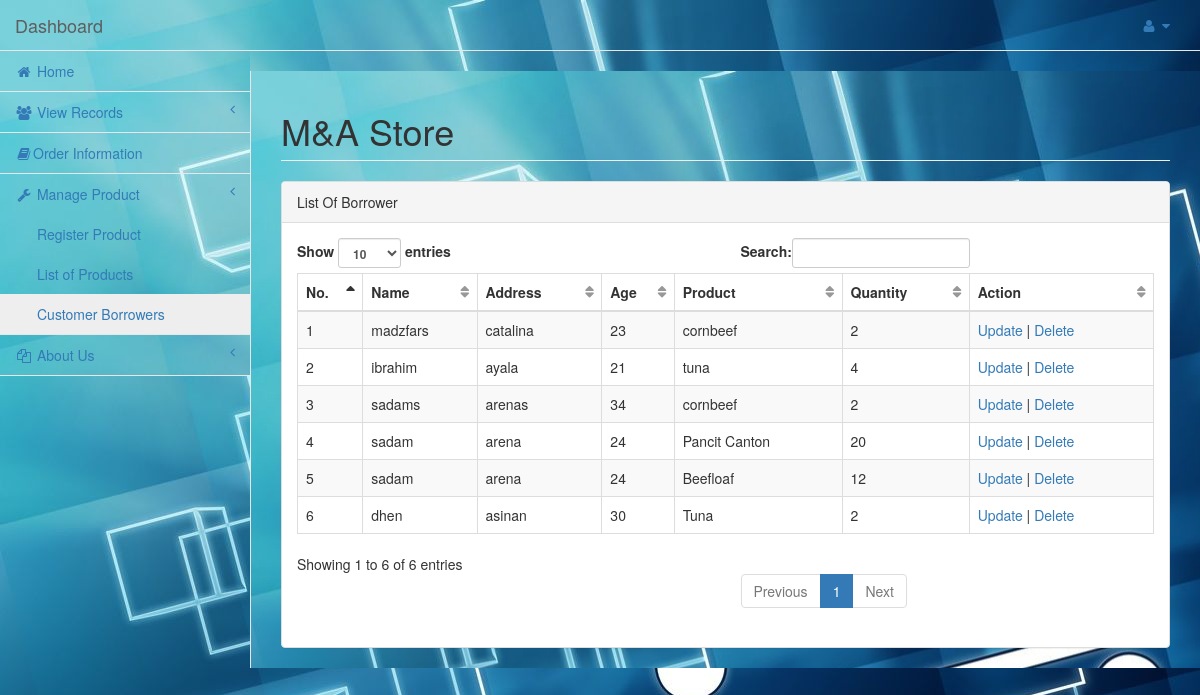
The app's page /admin/borrower_list.php with its own data.
### tables this page shows
CREATE TABLE `borrows_tbl` (
  `users_id` int(11) NOT NULL,
  `name` varchar(100) NOT NULL,
  `address` varchar(100) NOT NULL,
  `age` int(11) NOT NULL,
  `product` varchar(100) NOT NULL,
  `quantity` int(11) NOT NULL
);

### admin/borrower_list.php (the view, shortened to what this page needs)
<!DOCTYPE html>
<html lang="en">
<?php
include 'connect.php';
?>
<head>
    <link href="../vendor/bootstrap/css/bootstrap.min.css" rel="stylesheet">
    <link href="../vendor/metisMenu/metisMenu.min.css" rel="stylesheet">
    <link href="../dist/css/sb-admin-2.css" rel="stylesheet">
    <link href="../vendor/morrisjs/morris.css" rel="stylesheet">
    <link href="../vendor/font-awesome/css/font-awesome.min.css" rel="stylesheet" type="text/css">
</head>
<body style="background-image: url('images/shops.jpg')">
    <div id="wrapper">
        <nav class="navbar navbar-default navbar-static-top" role="navigation" style="background-image: url('images/shops.jpg')">
            <div class="navbar-header">
                <a class="navbar-brand" href="home.php">Dashboard</a>
            </div>
            <ul class="nav navbar-top-links navbar-right">
                <li class="dropdown">
                    <a class="dropdown-toggle" data-toggle="dropdown" href="#">
                        <i class="fa fa-user fa-fw"></i> <i class="fa fa-caret-down"></i>
                    </a>
                </li>
            </ul>
            <?php
            include 'dashboard.php';
            ?>
                </div>
            </div>
        <div id="page-wrapper" style="background-image: url('images/shops.jpg')">
            <div class="row">
                <div class="col-lg-12">
                    <h1 class="page-header">M&A Store</h1>
                </div>
            </div>
            <div class="row">
                <div class="col-lg-12">
                    <div class="panel panel-default">
                        <div class="panel-heading">
                            List Of Borrower
                        </div>
                        <div class="panel-body">
                            <table width="100%" class="table table-striped table-bordered table-hover" id="dataTables-example">
                                <thead>
                                    <tr>
                                        <th>No.</th>
                                        <th>Name</th>
                                        <th>Address</th>
                                        <th>Age</th>
                                        <th>Product</th>
                                        <th>Quantity</th>
                                        <th>Action</th>
                                    </tr>
                                </thead>
                                <?php
		                    $count = 1;
		                if (isset($_POST['btnsearch'])){
			            $search = $_POST['search'];
			            $data = "SELECT * FROM borrows_tbl WHERE name like '%".$search."%' ";
		                 }else{
			            $data = "SELECT * FROM borrows_tbl";
		                }
		                $rows = mysqli_query($conn,$data);
		                while ($rs = mysqli_fetch_array($rows)){
		                ?>
		                <tr>
			            <td><?php echo $count; ?></td>
			            <td><?php echo $rs['name']?></td>
			            <td><?php echo $rs['address']?></td>
			            <td><?php echo $rs['age']?></td>
			            <td><?php echo $rs['product']?></td>
			            <td><?php echo $rs['quantity']?></td>
			            <td><a href="update_borrow.php?update=<?php echo $rs['users_id']; ?>">Update</a> | <a href="borrower_list.php?x=<?php echo $rs['users_id'];?>">Delete</a></td>
		                </tr>
		                <?php $count++; }?>
                            </table>
                    </div>
                </div>
            </div>
    </div>
</body>
</html>

### admin/dashboard.php (shortened to what this page needs)
 <div class="navbar-default sidebar" role="navigation" style="background-image: url('images/shops.jpg')">
                <div class="sidebar-nav navbar-collapse">
                    <ul class="nav" id="side-menu">
                        <li>
                            <a href="home.php"><i class="fa fa-home fa-fw"></i> Home</a>
                        </li>
                        <li>
                            <a href="#"><i class="fa fa-users fa-fw"></i> View Records<span class="fa arrow"></span></a>
                        </li>
                        <li>
                            <a href="order_info.php"><i class="fa fa-book fa-fw"></i>Order Information</a>
                        </li>
                        <li>
                            <a href="#"><i class="fa fa-wrench fa-fw"></i> Manage Product<span class="fa arrow"></span></a>
                            <ul class="nav nav-second-level">
                                <li>
                                    <a href="add_product.php">Register Product</a>
                                </li>
                                <li>
                                    <a href="product_list.php">List of Products</a>
                                </li>
                                <li>
                                    <a href="borrower_list.php">Customer Borrowers</a>
                                </li>
                            </ul>
                        </li>
                        <li>
                            <a href="#"><i class="fa fa-files-o fa-fw"></i> About Us<span class="fa arrow"></span></a>
</div>

### records on screen
borrows_tbl: name "madzfars", address "catalina", age "23", product "cornbeef", quantity "2"
borrows_tbl: name "ibrahim", address "ayala", age "21", product "tuna", quantity "4"
borrows_tbl: name "sadams", address "arenas", age "34", product "cornbeef", quantity "2"
borrows_tbl: name "sadam", address "arena", age "24", product "Pancit Canton", quantity "20"
borrows_tbl: name "sadam", address "arena", age "24", product "Beefloaf", quantity "12"
borrows_tbl: name "dhen", address "asinan", age "30", product "Tuna", quantity "2"
